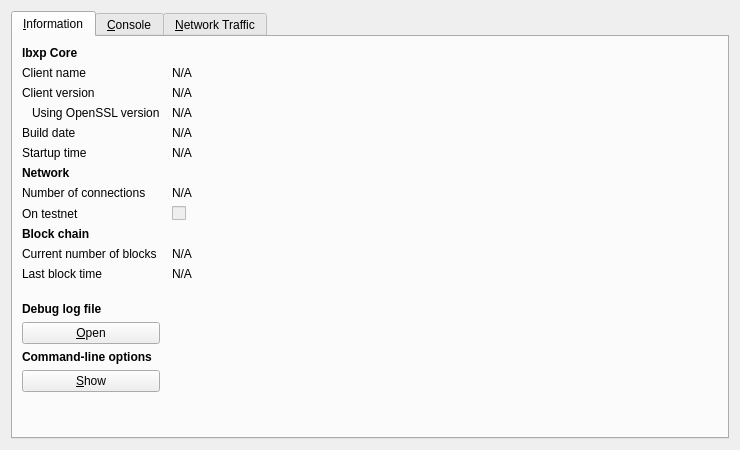
<?xml version="1.0" encoding="UTF-8"?>
<ui version="4.0">
 <class>RPCConsole</class>
 <widget class="QDialog" name="RPCConsole">
  <property name="geometry">
   <rect>
    <x>0</x>
    <y>0</y>
    <width>740</width>
    <height>450</height>
   </rect>
  </property>
  <property name="windowTitle">
   <string>lbxp - Debug window</string>
  </property>
  <layout class="QVBoxLayout" name="verticalLayout_2">
   <item>
    <widget class="QTabWidget" name="tabWidget">
     <property name="currentIndex">
      <number>0</number>
     </property>
     <widget class="QWidget" name="tab_info">
      <attribute name="title">
       <string>&amp;Information</string>
      </attribute>
      <layout class="QGridLayout" name="gridLayout" columnstretch="0,1">
       <property name="horizontalSpacing">
        <number>12</number>
       </property>
       <item row="0" column="0">
        <widget class="QLabel" name="label_9">
         <property name="font">
          <font>
           <weight>75</weight>
           <bold>true</bold>
          </font>
         </property>
         <property name="text">
          <string>lbxp Core</string>
         </property>
        </widget>
       </item>
       <item row="1" column="0">
        <widget class="QLabel" name="label_5">
         <property name="text">
          <string>Client name</string>
         </property>
        </widget>
       </item>
       <item row="1" column="1">
        <widget class="QLabel" name="clientName">
         <property name="cursor">
          <cursorShape>IBeamCursor</cursorShape>
         </property>
         <property name="text">
          <string>N/A</string>
         </property>
         <property name="textFormat">
          <enum>Qt::PlainText</enum>
         </property>
         <property name="textInteractionFlags">
          <set>Qt::LinksAccessibleByMouse|Qt::TextSelectableByKeyboard|Qt::TextSelectableByMouse</set>
         </property>
        </widget>
       </item>
       <item row="2" column="0">
        <widget class="QLabel" name="label_6">
         <property name="text">
          <string>Client version</string>
         </property>
        </widget>
       </item>
       <item row="2" column="1">
        <widget class="QLabel" name="clientVersion">
         <property name="cursor">
          <cursorShape>IBeamCursor</cursorShape>
         </property>
         <property name="text">
          <string>N/A</string>
         </property>
         <property name="textFormat">
          <enum>Qt::PlainText</enum>
         </property>
         <property name="textInteractionFlags">
          <set>Qt::LinksAccessibleByMouse|Qt::TextSelectableByKeyboard|Qt::TextSelectableByMouse</set>
         </property>
        </widget>
       </item>
       <item row="3" column="0">
        <widget class="QLabel" name="label_14">
         <property name="text">
          <string>Using OpenSSL version</string>
         </property>
         <property name="indent">
          <number>10</number>
         </property>
        </widget>
       </item>
       <item row="3" column="1">
        <widget class="QLabel" name="openSSLVersion">
         <property name="cursor">
          <cursorShape>IBeamCursor</cursorShape>
         </property>
         <property name="text">
          <string>N/A</string>
         </property>
         <property name="textFormat">
          <enum>Qt::PlainText</enum>
         </property>
         <property name="textInteractionFlags">
          <set>Qt::LinksAccessibleByMouse|Qt::TextSelectableByKeyboard|Qt::TextSelectableByMouse</set>
         </property>
        </widget>
       </item>
       <item row="4" column="0">
        <widget class="QLabel" name="label_12">
         <property name="text">
          <string>Build date</string>
         </property>
        </widget>
       </item>
       <item row="4" column="1">
        <widget class="QLabel" name="buildDate">
         <property name="cursor">
          <cursorShape>IBeamCursor</cursorShape>
         </property>
         <property name="text">
          <string>N/A</string>
         </property>
         <property name="textFormat">
          <enum>Qt::PlainText</enum>
         </property>
         <property name="textInteractionFlags">
          <set>Qt::LinksAccessibleByMouse|Qt::TextSelectableByKeyboard|Qt::TextSelectableByMouse</set>
         </property>
        </widget>
       </item>
       <item row="5" column="0">
        <widget class="QLabel" name="label_13">
         <property name="text">
          <string>Startup time</string>
         </property>
        </widget>
       </item>
       <item row="5" column="1">
        <widget class="QLabel" name="startupTime">
         <property name="cursor">
          <cursorShape>IBeamCursor</cursorShape>
         </property>
         <property name="text">
          <string>N/A</string>
         </property>
         <property name="textFormat">
          <enum>Qt::PlainText</enum>
         </property>
         <property name="textInteractionFlags">
          <set>Qt::LinksAccessibleByMouse|Qt::TextSelectableByKeyboard|Qt::TextSelectableByMouse</set>
         </property>
        </widget>
       </item>
       <item row="6" column="0">
        <widget class="QLabel" name="label_11">
         <property name="font">
          <font>
           <weight>75</weight>
           <bold>true</bold>
          </font>
         </property>
         <property name="text">
          <string>Network</string>
         </property>
        </widget>
       </item>
       <item row="7" column="0">
        <widget class="QLabel" name="label_7">
         <property name="text">
          <string>Number of connections</string>
         </property>
        </widget>
       </item>
       <item row="7" column="1">
        <widget class="QLabel" name="numberOfConnections">
         <property name="cursor">
          <cursorShape>IBeamCursor</cursorShape>
         </property>
         <property name="text">
          <string>N/A</string>
         </property>
         <property name="textFormat">
          <enum>Qt::PlainText</enum>
         </property>
         <property name="textInteractionFlags">
          <set>Qt::LinksAccessibleByMouse|Qt::TextSelectableByKeyboard|Qt::TextSelectableByMouse</set>
         </property>
        </widget>
       </item>
       <item row="8" column="0">
        <widget class="QLabel" name="label_8">
         <property name="text">
          <string>On testnet</string>
         </property>
        </widget>
       </item>
       <item row="8" column="1">
        <widget class="QCheckBox" name="isTestNet">
         <property name="enabled">
          <bool>false</bool>
         </property>
         <property name="text">
          <string/>
         </property>
        </widget>
       </item>
       <item row="9" column="0">
        <widget class="QLabel" name="label_10">
         <property name="font">
          <font>
           <weight>75</weight>
           <bold>true</bold>
          </font>
         </property>
         <property name="text">
          <string>Block chain</string>
         </property>
        </widget>
       </item>
       <item row="10" column="0">
        <widget class="QLabel" name="label_3">
         <property name="text">
          <string>Current number of blocks</string>
         </property>
        </widget>
       </item>
       <item row="10" column="1">
        <widget class="QLabel" name="numberOfBlocks">
         <property name="cursor">
          <cursorShape>IBeamCursor</cursorShape>
         </property>
         <property name="text">
          <string>N/A</string>
         </property>
         <property name="textFormat">
          <enum>Qt::PlainText</enum>
         </property>
         <property name="textInteractionFlags">
          <set>Qt::LinksAccessibleByMouse|Qt::TextSelectableByKeyboard|Qt::TextSelectableByMouse</set>
         </property>
        </widget>
       </item>
       <item row="11" column="0">
        <widget class="QLabel" name="label_2">
         <property name="text">
          <string>Last block time</string>
         </property>
        </widget>
       </item>
       <item row="11" column="1">
        <widget class="QLabel" name="lastBlockTime">
         <property name="cursor">
          <cursorShape>IBeamCursor</cursorShape>
         </property>
         <property name="text">
          <string>N/A</string>
         </property>
         <property name="textFormat">
          <enum>Qt::PlainText</enum>
         </property>
         <property name="textInteractionFlags">
          <set>Qt::LinksAccessibleByMouse|Qt::TextSelectableByKeyboard|Qt::TextSelectableByMouse</set>
         </property>
        </widget>
       </item>
       <item row="12" column="0">
        <spacer name="verticalSpacer_2">
         <property name="orientation">
          <enum>Qt::Vertical</enum>
         </property>
         <property name="sizeHint" stdset="0">
          <size>
           <width>20</width>
           <height>20</height>
          </size>
         </property>
        </spacer>
       </item>
       <item row="13" column="0">
        <widget class="QLabel" name="labelDebugLogfile">
         <property name="font">
          <font>
           <weight>75</weight>
           <bold>true</bold>
          </font>
         </property>
         <property name="text">
          <string>Debug log file</string>
         </property>
        </widget>
       </item>
       <item row="14" column="0">
        <widget class="QPushButton" name="openDebugLogfileButton">
         <property name="toolTip">
          <string>Open the lbxp debug log file from the current data directory. This can take a few seconds for large log files.</string>
         </property>
         <property name="text">
          <string>&amp;Open</string>
         </property>
         <property name="autoDefault">
          <bool>false</bool>
         </property>
        </widget>
       </item>
       <item row="15" column="0">
        <widget class="QLabel" name="labelCLOptions">
         <property name="font">
          <font>
           <weight>75</weight>
           <bold>true</bold>
          </font>
         </property>
         <property name="text">
          <string>Command-line options</string>
         </property>
        </widget>
       </item>
       <item row="16" column="0">
        <widget class="QPushButton" name="showCLOptionsButton">
         <property name="toolTip">
          <string>Show the lbxp-Qt help message to get a list with possible lbxp command-line options.</string>
         </property>
         <property name="text">
          <string>&amp;Show</string>
         </property>
         <property name="autoDefault">
          <bool>false</bool>
         </property>
        </widget>
       </item>
       <item row="17" column="0">
        <spacer name="verticalSpacer">
         <property name="orientation">
          <enum>Qt::Vertical</enum>
         </property>
         <property name="sizeHint" stdset="0">
          <size>
           <width>20</width>
           <height>40</height>
          </size>
         </property>
        </spacer>
       </item>
      </layout>
     </widget>
     <widget class="QWidget" name="tab_console">
      <attribute name="title">
       <string>&amp;Console</string>
      </attribute>
      <layout class="QVBoxLayout" name="verticalLayout_3">
       <property name="spacing">
        <number>3</number>
       </property>
       <item>
        <widget class="QTextEdit" name="messagesWidget">
         <property name="minimumSize">
          <size>
           <width>0</width>
           <height>100</height>
          </size>
         </property>
         <property name="readOnly">
          <bool>true</bool>
         </property>
         <property name="tabKeyNavigation" stdset="0">
          <bool>false</bool>
         </property>
         <property name="columnCount" stdset="0">
          <number>2</number>
         </property>
        </widget>
       </item>
       <item>
        <layout class="QHBoxLayout" name="horizontalLayout">
         <property name="spacing">
          <number>3</number>
         </property>
         <item>
          <widget class="QLabel" name="label">
           <property name="text">
            <string notr="true">&gt;</string>
           </property>
          </widget>
         </item>
         <item>
          <widget class="QLineEdit" name="lineEdit"/>
         </item>
         <item>
          <widget class="QPushButton" name="clearButton">
           <property name="maximumSize">
            <size>
             <width>24</width>
             <height>24</height>
            </size>
           </property>
           <property name="toolTip">
            <string>Clear console</string>
           </property>
           <property name="text">
            <string/>
           </property>
           <property name="icon">
            <iconset resource="../bitcoin.qrc">
             <normaloff>:/icons/remove</normaloff>:/icons/remove</iconset>
           </property>
           <property name="shortcut">
            <string notr="true">Ctrl+L</string>
           </property>
           <property name="autoDefault">
            <bool>false</bool>
           </property>
          </widget>
         </item>
        </layout>
       </item>
      </layout>
     </widget>
     <widget class="QWidget" name="tab">
      <attribute name="title">
       <string>&amp;Network Traffic</string>
      </attribute>
      <layout class="QHBoxLayout" name="horizontalLayout_3">
       <item>
        <layout class="QVBoxLayout" name="verticalLayout_4">
         <item>
          <widget class="TrafficGraphWidget" name="trafficGraph" native="true">
           <property name="sizePolicy">
            <sizepolicy hsizetype="Expanding" vsizetype="Expanding">
             <horstretch>0</horstretch>
             <verstretch>0</verstretch>
            </sizepolicy>
           </property>
          </widget>
         </item>
         <item>
          <layout class="QHBoxLayout" name="horizontalLayout_2">
           <item>
            <widget class="QSlider" name="sldGraphRange">
             <property name="minimum">
              <number>1</number>
             </property>
             <property name="maximum">
              <number>288</number>
             </property>
             <property name="pageStep">
              <number>12</number>
             </property>
             <property name="value">
              <number>6</number>
             </property>
             <property name="orientation">
              <enum>Qt::Horizontal</enum>
             </property>
            </widget>
           </item>
           <item>
            <widget class="QLabel" name="lblGraphRange">
             <property name="minimumSize">
              <size>
               <width>100</width>
               <height>0</height>
              </size>
             </property>
             <property name="alignment">
              <set>Qt::AlignCenter</set>
             </property>
            </widget>
           </item>
           <item>
            <widget class="QPushButton" name="btnClearTrafficGraph">
             <property name="text">
              <string>&amp;Clear</string>
             </property>
            </widget>
           </item>
          </layout>
         </item>
        </layout>
       </item>
       <item>
        <layout class="QVBoxLayout" name="verticalLayout">
         <item>
          <widget class="QGroupBox" name="groupBox">
           <property name="title">
            <string>Totals</string>
           </property>
           <layout class="QVBoxLayout" name="verticalLayout_5">
            <item>
             <layout class="QHBoxLayout" name="horizontalLayout_4">
              <item>
               <widget class="Line" name="line">
                <property name="sizePolicy">
                 <sizepolicy hsizetype="Fixed" vsizetype="Fixed">
                  <horstretch>0</horstretch>
                  <verstretch>0</verstretch>
                 </sizepolicy>
                </property>
                <property name="minimumSize">
                 <size>
                  <width>10</width>
                  <height>0</height>
                 </size>
                </property>
                <property name="palette">
                 <palette>
                  <active>
                   <colorrole role="Light">
                    <brush brushstyle="SolidPattern">
                     <color alpha="255">
                      <red>0</red>
                      <green>255</green>
                      <blue>0</blue>
                     </color>
                    </brush>
                   </colorrole>
                  </active>
                  <inactive>
                   <colorrole role="Light">
                    <brush brushstyle="SolidPattern">
                     <color alpha="255">
                      <red>0</red>
                      <green>255</green>
                      <blue>0</blue>
                     </color>
                    </brush>
                   </colorrole>
                  </inactive>
                  <disabled>
                   <colorrole role="Light">
                    <brush brushstyle="SolidPattern">
                     <color alpha="255">
                      <red>0</red>
                      <green>255</green>
                      <blue>0</blue>
                     </color>
                    </brush>
                   </colorrole>
                  </disabled>
                 </palette>
                </property>
                <property name="orientation">
                 <enum>Qt::Horizontal</enum>
                </property>
               </widget>
              </item>
              <item>
               <widget class="QLabel" name="label_16">
                <property name="text">
                 <string>In:</string>
                </property>
               </widget>
              </item>
              <item>
               <widget class="QLabel" name="lblBytesIn">
                <property name="minimumSize">
                 <size>
                  <width>50</width>
                  <height>0</height>
                 </size>
                </property>
                <property name="alignment">
                 <set>Qt::AlignRight|Qt::AlignTrailing|Qt::AlignVCenter</set>
                </property>
               </widget>
              </item>
             </layout>
            </item>
            <item>
             <layout class="QHBoxLayout" name="horizontalLayout_5">
              <item>
               <widget class="Line" name="line_2">
                <property name="sizePolicy">
                 <sizepolicy hsizetype="Fixed" vsizetype="Fixed">
                  <horstretch>0</horstretch>
                  <verstretch>0</verstretch>
                 </sizepolicy>
                </property>
                <property name="minimumSize">
                 <size>
                  <width>10</width>
                  <height>0</height>
                 </size>
                </property>
                <property name="palette">
                 <palette>
                  <active>
                   <colorrole role="Light">
                    <brush brushstyle="SolidPattern">
                     <color alpha="255">
                      <red>255</red>
                      <green>0</green>
                      <blue>0</blue>
                     </color>
                    </brush>
                   </colorrole>
                  </active>
                  <inactive>
                   <colorrole role="Light">
                    <brush brushstyle="SolidPattern">
                     <color alpha="255">
                      <red>255</red>
                      <green>0</green>
                      <blue>0</blue>
                     </color>
                    </brush>
                   </colorrole>
                  </inactive>
                  <disabled>
                   <colorrole role="Light">
                    <brush brushstyle="SolidPattern">
                     <color alpha="255">
                      <red>255</red>
                      <green>0</green>
                      <blue>0</blue>
                     </color>
                    </brush>
                   </colorrole>
                  </disabled>
                 </palette>
                </property>
                <property name="orientation">
                 <enum>Qt::Horizontal</enum>
                </property>
               </widget>
              </item>
              <item>
               <widget class="QLabel" name="label_17">
                <property name="text">
                 <string>Out:</string>
                </property>
               </widget>
              </item>
              <item>
               <widget class="QLabel" name="lblBytesOut">
                <property name="minimumSize">
                 <size>
                  <width>50</width>
                  <height>0</height>
                 </size>
                </property>
                <property name="alignment">
                 <set>Qt::AlignRight|Qt::AlignTrailing|Qt::AlignVCenter</set>
                </property>
               </widget>
              </item>
             </layout>
            </item>
            <item>
             <spacer name="verticalSpacer_4">
              <property name="orientation">
               <enum>Qt::Vertical</enum>
              </property>
              <property name="sizeHint" stdset="0">
               <size>
                <width>20</width>
                <height>407</height>
               </size>
              </property>
             </spacer>
            </item>
           </layout>
          </widget>
         </item>
        </layout>
       </item>
      </layout>
     </widget>
    </widget>
   </item>
  </layout>
 </widget>
 <customwidgets>
  <customwidget>
   <class>TrafficGraphWidget</class>
   <extends>QWidget</extends>
   <header>trafficgraphwidget.h</header>
   <container>1</container>
   <slots>
    <slot>clear()</slot>
   </slots>
  </customwidget>
 </customwidgets>
 <resources>
  <include location="../bitcoin.qrc"/>
 </resources>
 <connections/>
</ui>
